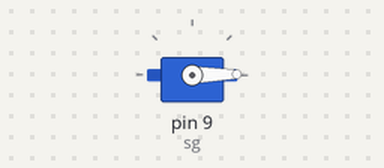
Bench run of a sketch on a simulated Arduino Uno, built with avr-gcc and run on an emulated ATmega328P. On the bench: servo. EEPROM starts erased.

Above: at 0.05 s.
At 2.55 s:
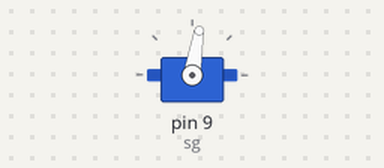
At 5.1 s:
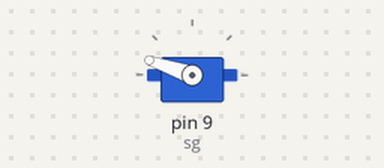
At 10.2 s:
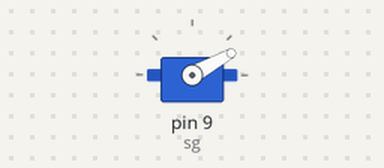
Timing chart, 0 to 14.1 s (numbered marks = the images above):
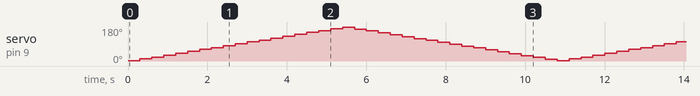

The sketch:

Servo_Eeprom.ino
```cpp
#include <Servo.h>
#include <EEPROM.h>

Servo sg;

int deg;
int direct = 0; /* 0 ise servo ileri, 1 ise geri yönde dönmektedir. */

void setup(){
  sg.attach(9); /* Servo Arduinonun 9 numaralı pinine takıldı */

  deg = EEPROM.read(1); /* Servonun kaldığı yer EEPROMdan alınıyor */
  if( deg < 1 || deg > 179 ){ /* EEPROMda servo açısı yerine başka bir veri varsa */
    deg = 1; /* Motor ilk konumuna donsun */
  }
  direct = EEPROM.read(0);
  if( direct != 1 && direct != 0 ){ /* EEPROMda dönüş yönü yerine başka bir veri varsa */
    direct = 0;  /* Motor ileri yönde donsun */
 }
}

void loop(){
  sg.write( deg ); /* Servo motoru kontrol ediyoruz */
  EEPROM.write( 1, deg ); /* Son açıyı EEPROMa kaydediyoruz */

  if( direct == 0 ){ /* Motor ileri önde donuyorsa */
    deg = deg + 10; /* 5 derece döndürelim */
    if( deg > 179 ){ /* Motor ileri yönde sona ulaştıysa */
       deg = 179;
       direct = 1; /* Geri yönde dönmeye basla */
       EEPROM.write( 0, direct ); /* Yon bilgisi EEPROMa kaydedildi */
    }
  }
  else{ /* Motor geri yönde donuyorsa */
    deg = deg - 10; /* 5 derece geri don */
    if( deg < 1 ){ /* Motor geri yönde sona ulaştıysa */
       deg = 1;
       direct = 0; /* ileri yönde dönmeye basla */
       EEPROM.write( 0, direct ); /* Yon bilgisi EEPROMa kaydediliyor */
    }
  }

  delay(300); /* Motorun konumunu alması için biraz bekleme */
}
```
